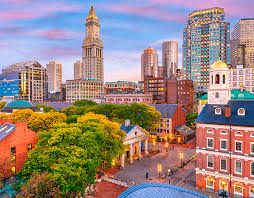
#> input picture Python/InitiOpencv/Photos/boston.jfif, 254 x 198 px
$ python splitmerge.py
#> lines starting #> are read from the running program, lines starting #| are printed output that depends on the picture
import cv2 as cv
import numpy as np

img = cv.imread("Photos/boston.jfif")
#> img is the input picture: shape (198, 254, 3); mean B, G, R 126.7, 132.9, 153.3

cv.imshow('original', img)

#Blank image

blank = np.zeros(img.shape[:2], dtype='uint8')


# Split
b,g,r = cv.split(img)
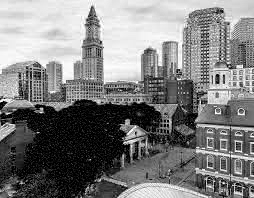
#> b: shape (198, 254); min 0, max 255, mean 126.7
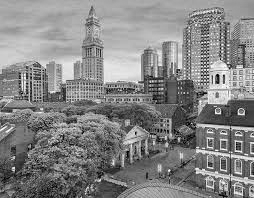
#> g: shape (198, 254); min 0, max 255, mean 132.9
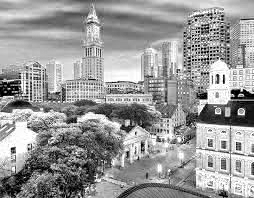
#> r: shape (198, 254); min 0, max 255, mean 153.3

cv.imshow('bleu',b)
cv.imshow('green',g)
cv.imshow('red',r)

print(img.shape) # 3 representes 3 colour chanel Blue Green Red
#| (198, 254, 3)
print(b.shape)
#| (198, 254)
print(g.shape)
#| (198, 254)
print(r.shape)
#| (198, 254)

# Merge

merged = cv.merge(mv=[b,g,r])
cv.imshow('merge',merged)


Blue = cv.merge(mv=[b,blank,blank])
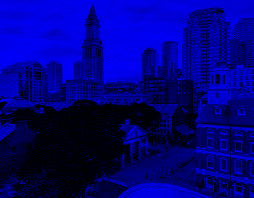
#> Blue: shape (198, 254, 3); mean of channels 0, 1, 2 126.7, 0, 0; drawn as B, G, R
cv.imshow('Blue_Only', Blue)

Green = cv.merge(mv=[blank,g,blank])
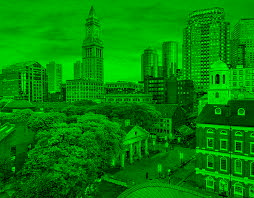
#> Green: shape (198, 254, 3); mean of channels 0, 1, 2 0, 132.9, 0; drawn as B, G, R
cv.imshow('Green_Only', Green)

Red = cv.merge(mv=[blank,blank,r])
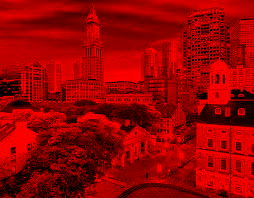
#> Red: shape (198, 254, 3); mean of channels 0, 1, 2 0, 0, 153.3; drawn as B, G, R
cv.imshow('Red_Only', Red)


cv.waitKey(0)

$ run again, with Python/InitiOpencv/Photos/cat.jfif copied over Python/InitiOpencv/Photos/boston.jfif
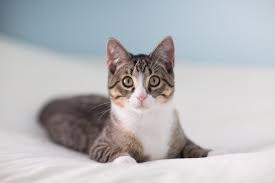
#> input picture Python/InitiOpencv/Photos/cat.jfif, 275 x 183 px
#> img is the input picture: shape (183, 275, 3); mean B, G, R 186.4, 183.4, 182.9
#| (183, 275, 3)
#| (183, 275)
#| (183, 275)
#| (183, 275)
#> `Green = cv.merge(mv=[blank,g,blank])`:
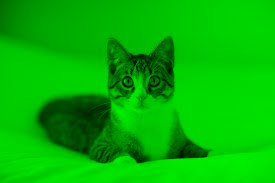
#> Green: shape (183, 275, 3); mean of channels 0, 1, 2 0, 183.4, 0; drawn as B, G, R
#> `Red = cv.merge(mv=[blank,blank,r])`:
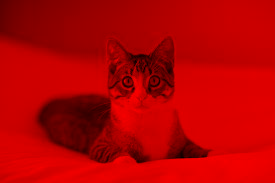
#> Red: shape (183, 275, 3); mean of channels 0, 1, 2 0, 0, 182.9; drawn as B, G, R

$ run again, with Python/InitiOpencv/Photos/men.jfif copied over Python/InitiOpencv/Photos/boston.jfif
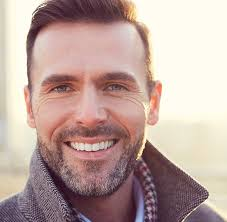
#> input picture Python/InitiOpencv/Photos/men.jfif, 227 x 222 px
#> img is the input picture: shape (222, 227, 3); mean B, G, R 158.1, 164.8, 188.7
#| (222, 227, 3)
#| (222, 227)
#| (222, 227)
#| (222, 227)
#> `Green = cv.merge(mv=[blank,g,blank])`:
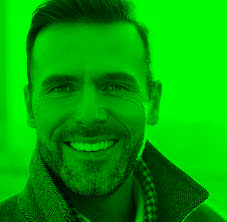
#> Green: shape (222, 227, 3); mean of channels 0, 1, 2 0, 164.8, 0; drawn as B, G, R
#> `Red = cv.merge(mv=[blank,blank,r])`:
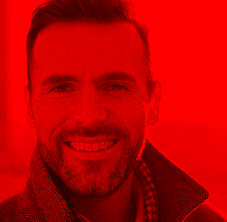
#> Red: shape (222, 227, 3); mean of channels 0, 1, 2 0, 0, 188.7; drawn as B, G, R

$ run again, with Python/InitiOpencv/Photos/people.jfif copied over Python/InitiOpencv/Photos/boston.jfif
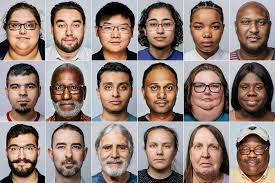
#> input picture Python/InitiOpencv/Photos/people.jfif, 275 x 183 px
#> img is the input picture: shape (183, 275, 3); mean B, G, R 120.5, 128.7, 148.1
#| (183, 275, 3)
#| (183, 275)
#| (183, 275)
#| (183, 275)
#> `Green = cv.merge(mv=[blank,g,blank])`:
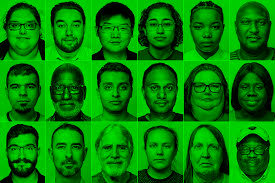
#> Green: shape (183, 275, 3); mean of channels 0, 1, 2 0, 128.7, 0; drawn as B, G, R
#> `Red = cv.merge(mv=[blank,blank,r])`:
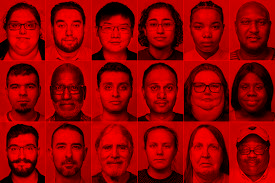
#> Red: shape (183, 275, 3); mean of channels 0, 1, 2 0, 0, 148.1; drawn as B, G, R
